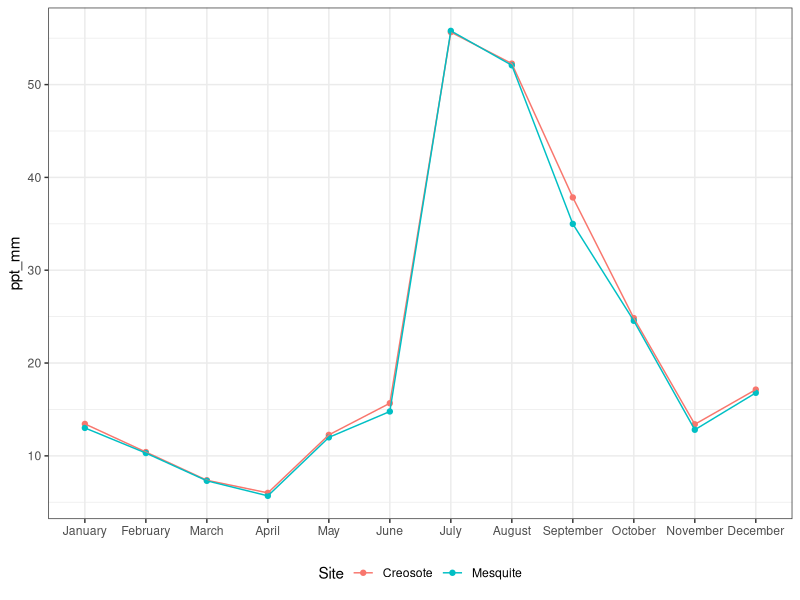
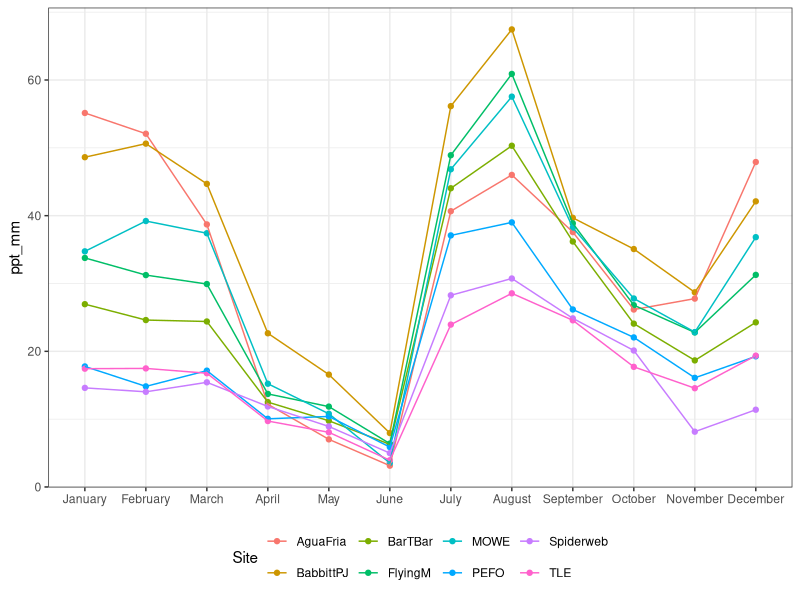
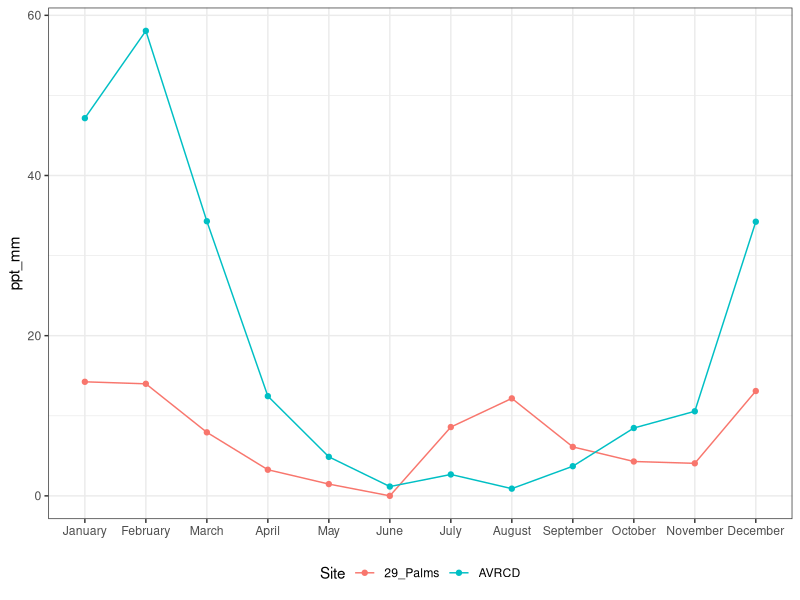
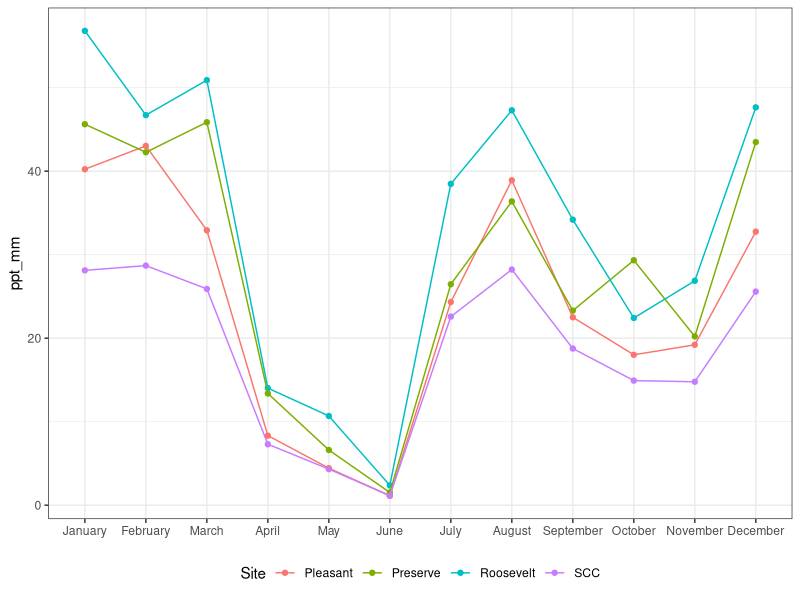
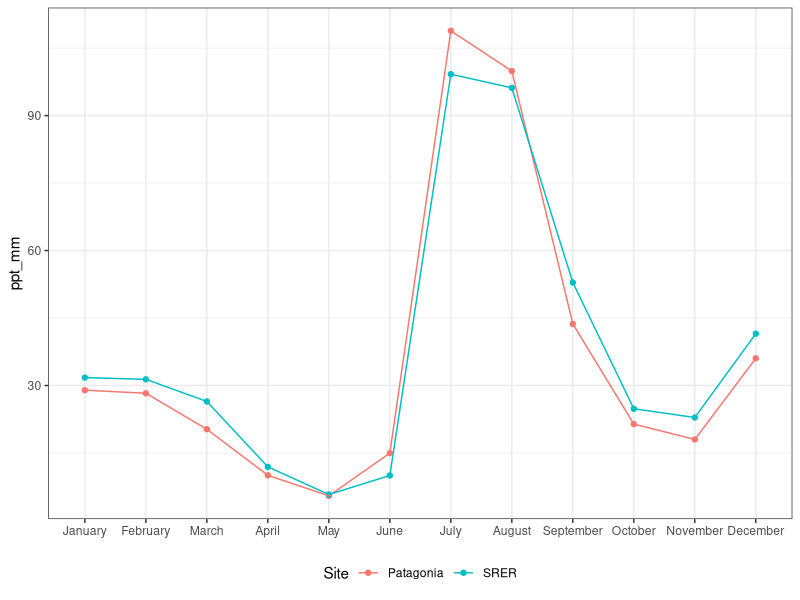
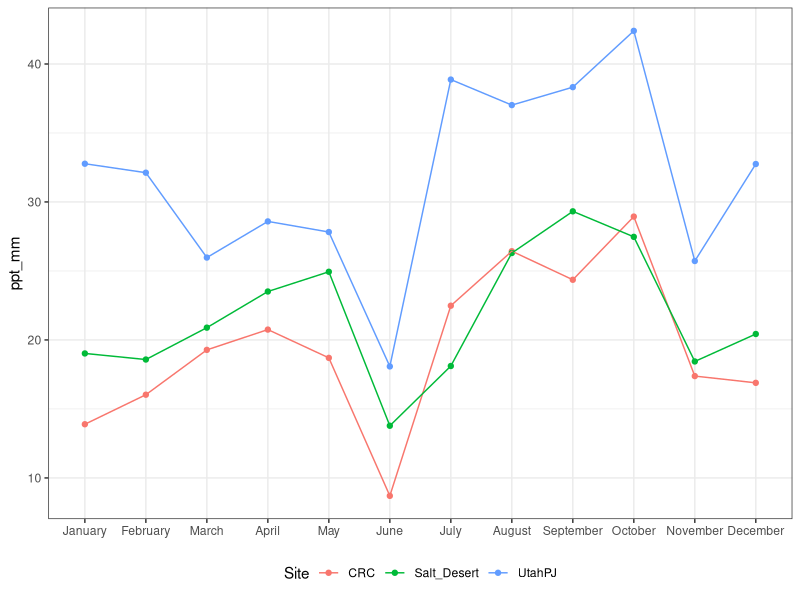
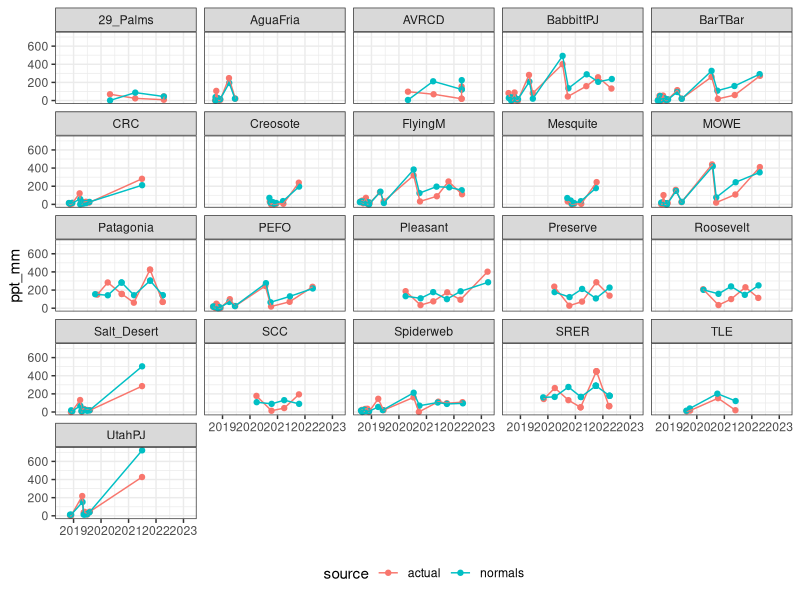
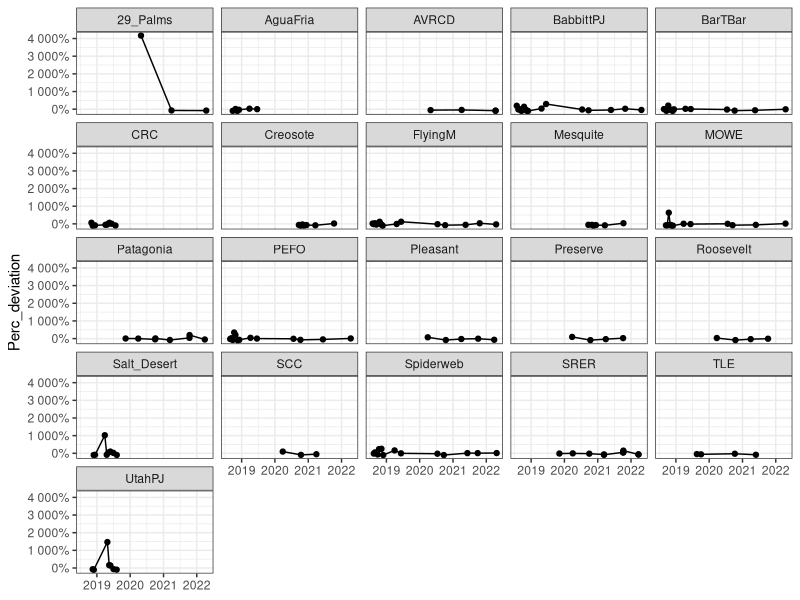

Here is the R script that generated these plots, in order: (Note: this script raises an error after producing the figures.)
# Created: 2023-09-28
# Last updated: 2024-03-18

# Purpose: Explore precip trends. Compare actual precip values (from PRISM daily values, see 03.2.R)
#   with 30-year normals. Actual precip is recorded as either cumulative precip
#   since seeding, or cumulative precip since the previous monitoring event. Because the time
#   interval between monitoring events and seeding differs by site, and because normals are
#   site- and and month-specific, each site must be dealt with on an individual basis 
#   to determine which normals months should be included for a (roughly equal) comparison.

# Normals must be "rounded" to the start of the month, the end of the month,
#   or mid-month, because normals are reported as annual or monthly. Hence, while the actual 
#   precip experienced is defined to the day, comparable normals are defined to the
#   half month. This also assumes that an even amount of rain falls in the first and
#   second half of the month, and sometimes for sites monitored every 2 weeks the dates round
#   such that there is assumed to be no interval, and therefore no precip (for normals). 
#   See 03.3.xlsx README tab for more explanation.


library(tidyverse)
library(readxl)
library(scales)

# Load data ---------------------------------------------------------------

ppt <- read_csv("data/cleaned/03.2_monitoring-events-with-PRISM-climate-data_clean.csv")
month.normal <- read_csv("data/cleaned/03.2_PRISM-month-normals-all-sites_clean.csv")
daily <- read_csv("data/cleaned/03.2_PRISM-daily-all-sites_clean.csv")
normals.since.raw <- read_xlsx("data/data-wrangling-intermediate/03.3_months-to-include-for-precip-normals-comparison.xlsx",
                                       sheet = "since_last")
normals.cum.raw <- read_xlsx("data/data-wrangling-intermediate/03.3_months-to-include-for-precip-normals-comparison.xlsx",
                                       sheet = "cum")
  


# Explore monthly normals -------------------------------------------------

# Order months
month.normal.graph <- month.normal |> 
  filter(Date != "Annual") |> 
  mutate(Date = factor(Date, levels = c("January", "February", "March", "April", "May",
                                        "June", "July", "August", "September", "October",
                                        "November", "December")))

# Chihuahuan
#   Unimodal: most rain in July-Sept
month.normal.graph |> 
  filter(Region == "Chihuahuan") |> 
  ggplot(aes(x = Date, y = ppt_mm, color = Site, group = Site)) +
  geom_point() +
  geom_line() +
  xlab(NULL) +
  theme_bw() +
  theme(legend.position = "bottom")

# Colorado Plateau
#   Biomodal, July-Sept and Dec-March (summer rains slightly greater than winter)
month.normal.graph |> 
  filter(Region == "Colorado Plateau") |> 
  ggplot(aes(x = Date, y = ppt_mm, color = Site, group = Site)) +
  geom_point() +
  geom_line() +
  xlab(NULL) +
  theme_bw() +
  theme(legend.position = "bottom")

# Mojave
#   Unimodal: most rain in Dec-March
month.normal.graph |> 
  filter(Region == "Mojave") |> 
  ggplot(aes(x = Date, y = ppt_mm, color = Site, group = Site)) +
  geom_point() +
  geom_line() +
  xlab(NULL) +
  theme_bw() +
  theme(legend.position = "bottom")

# Sonoran Central
#   Bimodal: July-Sept, Dec-March (summer and winter rains roughly equal)
month.normal.graph |> 
  filter(Region == "Sonoran Central") |> 
  ggplot(aes(x = Date, y = ppt_mm, color = Site, group = Site)) +
  geom_point() +
  geom_line() +
  xlab(NULL) +
  theme_bw() +
  theme(legend.position = "bottom")

# Sonoran SE
#   Slightly bimodal: most rain July-Sept, some rain Dec-March
month.normal.graph |> 
  filter(Region == "Sonoran SE") |> 
  ggplot(aes(x = Date, y = ppt_mm, color = Site, group = Site)) +
  geom_point() +
  geom_line() +
  xlab(NULL) +
  theme_bw() +
  theme(legend.position = "bottom")

# Utah
#   CRC & Salt Desert: Biomodal: July-Oct, March-May
#   UtahPJ: Biomdal: July-Oct, Dec-Feb
month.normal.graph |> 
  filter(Region == "Utah") |> 
  ggplot(aes(x = Date, y = ppt_mm, color = Site, group = Site)) +
  geom_point() +
  geom_line() +
  xlab(NULL) +
  theme_bw() +
  theme(legend.position = "bottom")



# Precip since last monitoring event --------------------------------------


## Since_last data wrangling -----------------------------------------------

# pivot_longer() and convert NAs to 0 (blank cells are 0)
normals.since <- normals.since.raw |> 
  select(-Seed_month_estimate, -Monitor_month_estimate) |> 
  pivot_longer(cols = c("Annual", "January", "February", "March", "April", "May",
                        "June", "July", "August", "September", "October",
                        "November", "December"),
              names_to = "Date",
              values_to = "include") 
normals.since$include[is.na(normals.since$include)] <- 0

# Add normals values
normals.since <- normals.since |> 
  left_join(month.normal) |> 
  select(-tmin, -tmax, -tmean) 

# Multiply include * ppt_mm for new ppt_mm value
#   "include" column is the amount of times that month/annual should be included
normals.since <- normals.since |> 
  mutate(ppt_mm = include * ppt_mm) |> 
  select(-include)

# Sum normals precip
normals.since <- normals.since |> 
  select(-Date_Seeded, -Date_Monitored) |> 
  mutate(SiteDateID = as.character(SiteDateID)) |> 
  group_by(Region, Site, SiteDateID, Seed_estimate, Monitor_estimate) |> 
  summarise(ppt_mm = sum(ppt_mm),
            .groups = "keep") |> 
  mutate(SiteDateID = as.numeric(SiteDateID)) 

# Add normals to actual precip values (Since_last_precip from ppt) to graph together
#   Rename normals columns to match and add "source" col to note they are normals
normals.since.bind <- normals.since |> 
  rename(Date_Seeded = Seed_estimate,
         Date_Monitored = Monitor_estimate) |> 
  mutate(source = "normals")
since.long <- ppt |> 
  select(Region, Site, Date_Seeded, Date_Monitored, SiteDateID, Since_last_precip) |> 
  rename(ppt_mm = Since_last_precip) |> 
  mutate(source = "actual") |> 
  bind_rows(normals.since.bind)


# Find percent deviation from normals
since.pd <- ppt |> 
  select(Region, Site, SiteDateID, Date_Seeded, Date_Monitored, Since_last_precip) |> 
  left_join(normals.since) |> 
  mutate(Perc_deviation = (Since_last_precip - ppt_mm) / ppt_mm,
         Deviation_mm = ppt_mm - Since_last_precip)
#   Inf created when there was no rain in the time period (can't divide by 0),
#     but this only occurs when the time period is small and in all cases there is another
#     monitoring date less than 2 weeks away with a non-Inf percent change. Occurs
#     at CO Plateau & Utah, where monitoring was more frequent.


# Find CV of actual and normals
since.cv.long <- since.long |> 
  group_by(Region, Site, source) |> 
  summarise(CV = sd(ppt_mm) / mean(ppt_mm),
            .groups = "keep")
since.cv.wide <- since.cv.long |> 
  pivot_wider(names_from = source, values_from = CV) |> 
  rename(Actual_CV_since = actual,
         Normals_CV_since = normals) |> 
  mutate(Difference_CV_since = Actual_CV_since - Normals_CV_since)



## Since_last graph --------------------------------------------------------

# All sites
since.long |> 
  ggplot(aes(x = Date_Monitored, y = ppt_mm, color = source)) +
  geom_point() +
  geom_line() +
  facet_wrap(~Site) +
  xlab(NULL) +
  theme_bw() +
  theme(legend.position = "bottom") 

since.pd |> 
  filter(Perc_deviation != Inf) |> 
  ggplot(aes(x = Date_Monitored, y = Perc_deviation)) +
  geom_point() +
  geom_line() +
  facet_wrap(~Site) +
  xlab(NULL) +
  theme_bw() +
  scale_y_continuous(labels = percent)

since.pd |> 
  filter(Perc_deviation != Inf,
         Region !="Mojave") |> 
  ggplot(aes(x = Date_Monitored, y = Perc_deviation)) +
  geom_point() +
  geom_line() +
  facet_wrap(~Site) +
  xlab(NULL) +
  theme_bw() +
  scale_y_continuous(labels = percent) +
  geom_hline(yintercept = 0,
             linetype = "dashed",
             color = "red")


  
# By Region
# Sonoran Central
since.long |> 
  filter(Region == "Sonoran Central") |> 
  ggplot(aes(x = Date_Monitored, y = ppt_mm, color = source)) +
  geom_point() +
  geom_line() +
  facet_wrap(~Site) +
  xlab(NULL) +
  theme_bw() +
  theme(legend.position = "bottom") 

since.pd |> 
  filter(Perc_deviation != Inf) |> 
  filter(Region == "Sonoran Central") |> 
  ggplot(aes(x = Date_Monitored, y = Perc_deviation)) +
  geom_point() +
  geom_line() +
  facet_wrap(~Site) +
  xlab(NULL) +
  theme_bw() +
  scale_y_continuous(labels = percent) +
  geom_hline(yintercept = 0,
             linetype = "dashed",
             color = "red")

# Sonoran SE
since.long |> 
  filter(Region == "Sonoran SE") |> 
  ggplot(aes(x = Date_Monitored, y = ppt_mm, color = source)) +
  geom_point() +
  geom_line() +
  facet_wrap(~Site) +
  xlab(NULL) +
  theme_bw() +
  theme(legend.position = "bottom") 

since.pd |> 
  filter(Perc_deviation != Inf) |> 
  filter(Region == "Sonoran SE") |> 
  ggplot(aes(x = Date_Monitored, y = Perc_deviation)) +
  geom_point() +
  geom_line() +
  facet_wrap(~Site) +
  xlab(NULL) +
  theme_bw() +
  scale_y_continuous(labels = percent) +
  geom_hline(yintercept = 0,
             linetype = "dashed",
             color = "red")

# Chihuahuan
since.long |> 
  filter(Region == "Chihuahuan") |> 
  ggplot(aes(x = Date_Monitored, y = ppt_mm, color = source)) +
  geom_point() +
  geom_line() +
  facet_wrap(~Site) +
  xlab(NULL) +
  theme_bw() +
  theme(legend.position = "bottom")

since.pd |> 
  filter(Perc_deviation != Inf) |> 
  filter(Region == "Chihuahuan") |> 
  ggplot(aes(x = Date_Monitored, y = Perc_deviation)) +
  geom_point() +
  geom_line() +
  facet_wrap(~Site) +
  xlab(NULL) +
  theme_bw() +
  scale_y_continuous(labels = percent) +
  geom_hline(yintercept = 0,
             linetype = "dashed",
             color = "red")

# Mojave
since.long |> 
  filter(Region == "Mojave") |> 
  ggplot(aes(x = Date_Monitored, y = ppt_mm, color = source)) +
  geom_point() +
  geom_line() +
  facet_wrap(~Site) +
  xlab(NULL) +
  theme_bw() +
  theme(legend.position = "bottom") 

since.pd |> 
  filter(Perc_deviation != Inf) |> 
  filter(Region == "Mojave") |> 
  ggplot(aes(x = Date_Monitored, y = Perc_deviation)) +
  geom_point() +
  geom_line() +
  facet_wrap(~Site) +
  xlab(NULL) +
  theme_bw() +
  scale_y_continuous(labels = percent) +
  geom_hline(yintercept = 0,
             linetype = "dashed",
             color = "red")

# Utah
since.long |> 
  filter(Region == "Utah") |> 
  ggplot(aes(x = Date_Monitored, y = ppt_mm, color = source)) +
  geom_point() +
  geom_line() +
  facet_wrap(~Site) +
  xlab(NULL) +
  theme_bw() +
  theme(legend.position = "bottom") 

since.pd |> 
  filter(Perc_deviation != Inf) |> 
  filter(Region == "Utah") |> 
  ggplot(aes(x = Date_Monitored, y = Perc_deviation)) +
  geom_point() +
  geom_line() +
  facet_wrap(~Site) +
  xlab(NULL) +
  theme_bw() +
  scale_y_continuous(labels = percent) +
  geom_hline(yintercept = 0,
             linetype = "dashed",
             color = "red")

# Colorado Plateau
since.long |> 
  filter(Region == "Colorado Plateau") |> 
  ggplot(aes(x = Date_Monitored, y = ppt_mm, color = source)) +
  geom_point() +
  geom_line() +
  facet_wrap(~Site) +
  xlab(NULL) +
  theme_bw() +
  theme(legend.position = "bottom") 

since.pd |> 
  filter(Perc_deviation != Inf) |> 
  filter(Region == "Colorado Plateau") |> 
  ggplot(aes(x = Date_Monitored, y = Perc_deviation)) +
  geom_point() +
  geom_line() +
  facet_wrap(~Site) +
  xlab(NULL) +
  theme_bw() +
  scale_y_continuous(labels = percent) +
  geom_hline(yintercept = 0,
             linetype = "dashed",
             color = "red")

since.pd |> 
  filter(Perc_deviation != Inf,
         Site != "MOWE") |> 
  filter(Region == "Colorado Plateau") |> 
  ggplot(aes(x = Date_Monitored, y = Perc_deviation)) +
  geom_point() +
  geom_line() +
  facet_wrap(~Site) +
  xlab(NULL) +
  theme_bw() +
  scale_y_continuous(labels = percent) +
  geom_hline(yintercept = 0,
             linetype = "dashed",
             color = "red")





# Cumulative precip since seeding -----------------------------------------


## Cumulative data wrangling -----------------------------------------------

# pivot_longer() and convert NAs to 0 (blank cells are 0)
normals.cum <- normals.cum.raw |> 
  select(-Seed_month_estimate, -Monitor_month_estimate) |> 
  pivot_longer(cols = c("Annual", "January", "February", "March", "April", "May",
                        "June", "July", "August", "September", "October",
                        "November", "December"),
               names_to = "Date",
               values_to = "include") 
normals.cum$include[is.na(normals.cum$include)] <- 0

# Add normals values
normals.cum <- normals.cum |> 
  left_join(month.normal) |> 
  select(-tmin, -tmax, -tmean) 

# Multiply include * ppt_mm for new ppt_mm value
#   "include" column is the amount of times that month/annual should be included
normals.cum <- normals.cum |> 
  mutate(ppt_mm = include * ppt_mm) |> 
  select(-include)

# Sum normals precip
normals.cum <- normals.cum |> 
  select(-Date_Seeded, -Date_Monitored) |> 
  mutate(SiteDateID = as.character(SiteDateID)) |> 
  group_by(Region, Site, SiteDateID, Seed_estimate, Monitor_estimate) |> 
  summarise(ppt_mm = sum(ppt_mm),
            .groups = "keep") |> 
  mutate(SiteDateID = as.numeric(SiteDateID)) 

# Add normals to actual precip values (Cum_precip from ppt) to graph together
#   Rename normals columns to match and add "source" col to note they are normals
normals.cum.bind <- normals.cum |> 
  rename(Date_Seeded = Seed_estimate,
         Date_Monitored = Monitor_estimate) |> 
  mutate(source = "normals")
cum.long <- ppt |> 
  select(Region, Site, Date_Seeded, Date_Monitored, SiteDateID, Cum_precip) |> 
  rename(ppt_mm = Cum_precip) |> 
  mutate(source = "actual") |> 
  bind_rows(normals.cum.bind)

# Find percent change (deviation from normals)
cum.pd <- ppt |> 
  select(Region, Site, SiteDateID, Date_Seeded, Date_Monitored, Cum_precip) |> 
  left_join(normals.cum) |> 
  mutate(Perc_deviation = (Cum_precip - ppt_mm) / ppt_mm,
         Deviation_mm = ppt_mm - Cum_precip)
#   Inf created when there was no rain in the time period (can't divide by 0),
#     but this only occurs when the time period is small and in all cases there is another
#     monitoring date less than 2 weeks away with a non-Inf percent change. Occurs once
#     at CO Plateau (BarTBar).

# Examine the outliers (extreme percent deviation)
cum.pd.outlier <- cum.pd |> 
  filter(Perc_deviation > 2)
#   Mojave sites in 2020 had extreme deviation from the norm (they got a bunch of rain in March-April 2020); 
#     Mojave sites were monitored only once a year.


# Find CV of actual and normals
cum.cv.long <- cum.long |> 
  group_by(Region, Site, source) |> 
  summarise(CV = sd(ppt_mm) / mean(ppt_mm),
            .groups = "keep")
cum.cv.wide <- cum.cv.long |> 
  pivot_wider(names_from = source, values_from = CV) |> 
  rename(Actual_CV_cum = actual,
         Normals_CV_cum = normals) |> 
  mutate(Difference_CV_cum = Actual_CV_cum - Normals_CV_cum)







## Cumulative graph --------------------------------------------------------

# All sites
#   Actuals vs normals (mm of precip)
cum.long |> 
  ggplot(aes(x = Date_Monitored, y = ppt_mm, color = source)) +
  geom_point() +
  geom_line() +
  facet_wrap(~Site) +
  xlab(NULL) +
  theme_bw() +
  theme(legend.position = "bottom") 

#   Percent deviation
cum.pd |> 
  filter(Perc_deviation != Inf) |> 
  ggplot(aes(x = Date_Monitored, y = Perc_deviation)) +
  geom_point() +
  geom_line() +
  xlab(NULL) +
  theme_bw() +
  scale_y_continuous(labels = percent)
cum.pd |> 
  filter(Perc_deviation != Inf) |> 
  ggplot(aes(x = Date_Monitored, y = Perc_deviation)) +
  geom_point() +
  geom_line() +
  facet_wrap(~Site) +
  xlab(NULL) +
  theme_bw() +
  scale_y_continuous(labels = percent)

cum.pd |> 
  filter(Perc_deviation != Inf,
         Region !="Mojave") |> 
  ggplot(aes(x = Date_Monitored, y = Perc_deviation)) +
  geom_point() +
  geom_line() +
  facet_wrap(~Site) +
  xlab(NULL) +
  theme_bw() +
  scale_y_continuous(labels = percent) +
  geom_hline(yintercept = 0,
             linetype = "dashed",
             color = "red")



# By Region
# Sonoran Central
cum.long |> 
  filter(Region == "Sonoran Central") |> 
  ggplot(aes(x = Date_Monitored, y = ppt_mm, color = source)) +
  geom_point() +
  geom_line() +
  facet_wrap(~Site) +
  xlab(NULL) +
  theme_bw() +
  theme(legend.position = "bottom") 

cum.pd |> 
  filter(Perc_deviation != Inf) |> 
  filter(Region == "Sonoran Central") |> 
  ggplot(aes(x = Date_Monitored, y = Perc_deviation)) +
  geom_point() +
  geom_line() +
  facet_wrap(~Site) +
  xlab(NULL) +
  theme_bw() +
  scale_y_continuous(labels = percent) +
  geom_hline(yintercept = 0,
             linetype = "dashed",
             color = "red")

# Sonoran SE
cum.long |> 
  filter(Region == "Sonoran SE") |> 
  ggplot(aes(x = Date_Monitored, y = ppt_mm, color = source)) +
  geom_point() +
  geom_line() +
  facet_wrap(~Site) +
  xlab(NULL) +
  theme_bw() +
  theme(legend.position = "bottom") 

cum.pd |> 
  filter(Perc_deviation != Inf) |> 
  filter(Region == "Sonoran SE") |> 
  ggplot(aes(x = Date_Monitored, y = Perc_deviation)) +
  geom_point() +
  geom_line() +
  facet_wrap(~Site) +
  xlab(NULL) +
  theme_bw() +
  scale_y_continuous(labels = percent) +
  geom_hline(yintercept = 0,
             linetype = "dashed",
             color = "red")

# Chihuahuan
cum.long |> 
  filter(Region == "Chihuahuan") |> 
  ggplot(aes(x = Date_Monitored, y = ppt_mm, color = source)) +
  geom_point() +
  geom_line() +
  facet_wrap(~Site) +
  xlab(NULL) +
  theme_bw() +
  theme(legend.position = "bottom")

cum.pd |> 
  filter(Perc_deviation != Inf) |> 
  filter(Region == "Chihuahuan") |> 
  ggplot(aes(x = Date_Monitored, y = Perc_deviation)) +
  geom_point() +
  geom_line() +
  facet_wrap(~Site) +
  xlab(NULL) +
  theme_bw() +
  scale_y_continuous(labels = percent) +
  geom_hline(yintercept = 0,
             linetype = "dashed",
             color = "red")

# Mojave
cum.long |> 
  filter(Region == "Mojave") |> 
  ggplot(aes(x = Date_Monitored, y = ppt_mm, color = source)) +
  geom_point() +
  geom_line() +
  facet_wrap(~Site) +
  xlab(NULL) +
  theme_bw() +
  theme(legend.position = "bottom") 

cum.pd |> 
  filter(Perc_deviation != Inf) |> 
  filter(Region == "Mojave") |> 
  ggplot(aes(x = Date_Monitored, y = Perc_deviation)) +
  geom_point() +
  geom_line() +
  facet_wrap(~Site) +
  xlab(NULL) +
  theme_bw() +
  scale_y_continuous(labels = percent) +
  geom_hline(yintercept = 0,
             linetype = "dashed",
             color = "red")

# Utah
cum.long |> 
  filter(Region == "Utah") |> 
  ggplot(aes(x = Date_Monitored, y = ppt_mm, color = source)) +
  geom_point() +
  geom_line() +
  facet_wrap(~Site) +
  xlab(NULL) +
  theme_bw() +
  theme(legend.position = "bottom") 

cum.pd |> 
  filter(Perc_deviation != Inf) |> 
  filter(Region == "Utah") |> 
  ggplot(aes(x = Date_Monitored, y = Perc_deviation)) +
  geom_point() +
  geom_line() +
  facet_wrap(~Site) +
  xlab(NULL) +
  theme_bw() +
  scale_y_continuous(labels = percent) +
  geom_hline(yintercept = 0,
             linetype = "dashed",
             color = "red")

# Colorado Plateau
cum.long |> 
  filter(Region == "Colorado Plateau") |> 
  ggplot(aes(x = Date_Monitored, y = ppt_mm, color = source)) +
  geom_point() +
  geom_line() +
  facet_wrap(~Site) +
  xlab(NULL) +
  theme_bw() +
  theme(legend.position = "bottom") 

cum.pd |> 
  filter(Perc_deviation != Inf) |> 
  filter(Region == "Colorado Plateau") |> 
  ggplot(aes(x = Date_Monitored, y = Perc_deviation)) +
  geom_point() +
  geom_line() +
  facet_wrap(~Site) +
  xlab(NULL) +
  theme_bw() +
  scale_y_continuous(labels = percent) +
  geom_hline(yintercept = 0,
             linetype = "dashed",
             color = "red")


# Write to CSV ------------------------------------------------------------

write_csv(since.pd,
          file = "data/cleaned/03.3_since-last-precip_percent-deviation-from-norm_clean.csv")

write_csv(cum.pd,
          file = "data/cleaned/03.3_cumulative-precip_percent-deviation-from-norm_clean.csv")

write_csv(since.cv.wide,
          file = "data/cleaned/03.3_since-last-precip_CV_clean.csv")

write_csv(cum.cv.wide,
          file = "data/cleaned/03.3_cumulative-precip_CV_clean.csv")


save.image("RData/03.3_explore-precip-trends.RData")
